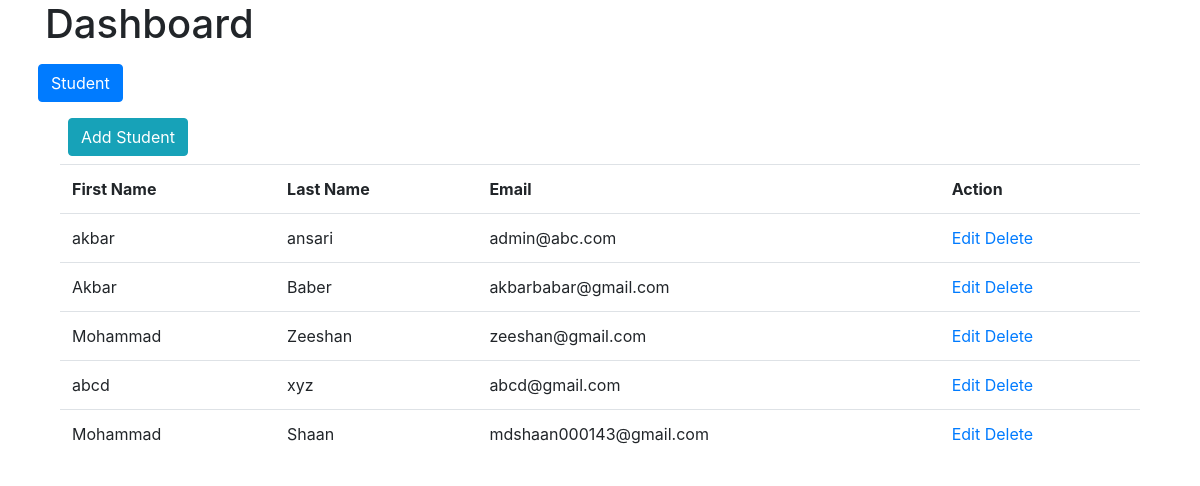
The page / on the database its author committed.
### tables this page shows
CREATE TABLE `students` (
  `id` int(5) NOT NULL,
  `fname` varchar(255) NOT NULL,
  `lname` varchar(255) NOT NULL,
  `email` varchar(255) NOT NULL,
  `password` varchar(50) NOT NULL
);

### class/DBController.php (called while the page is built, shortened)
<?php
class DBController{
	private $host = "localhost";
	private $user = "root";
	private $password = "";
	private $database = "test";
	private $conn;
	function __construct(){
		$this->conn = $this->connectDB();
	}
	function connectDB(){
		$conn = new mysqli($this->host,$this->user,$this->password,$this->database);
		return $conn;
	}
	function runBaseQuery($query) {
        $result = $this->conn->query($query);
        if ($result->num_rows > 0) {
            while($row = $result->fetch_assoc()) {
                $resultset[] = $row;
            }
        }
        return $resultset;
    }
}
?>

### class/Student.php (called while the page is built, shortened)
<?php
include_once "DBController.php";
class Student
{
	private $db_handle;
    function __construct() {
        $this->db_handle = new DBController();
    }
	function getAllStudent(){
		$sql = "SELECT * FROM students";
        $result = $this->db_handle->runBaseQuery($sql);
        return $result;
	}
}
?>

### web/student.php (the view)
<?php
require_once "web/header.php";
?>
<div class="container">
    <div class="m-2 ">
        <a class="btn btn-info" href="index.php?action=student-add">Add Student</a>
    </div>
    <table class="table">
        <tr>
            <th>First Name</th>
            <th>Last Name</th>
            <th>Email</th>
            <th>Action</th>
        </tr>
        <?php
            if(!empty($result)){
                foreach($result as $k=>$v){
                    ?>
                    <tr>
                        <td><?php echo $result[$k]['fname'];?></td>
                        <td><?php echo $result[$k]['lname'];?></td>
                        <td><?php echo $result[$k]['email'];?></td>
                        <td>
                            <a href="index.php?action=student-edit&id=<?php echo $result[$k]['id'];?>">Edit</a>
                            <a href="index.php?action=student-delete&id=<?php echo $result[$k]['id'];?>">Delete</a>
                        </td>
                    </tr>
                    <?php
                }
            }
        ?>
    </table>
</div>

### index.php (shortened to what this page needs)
<?php
require_once ("class/DBController.php");
require_once ("class/Student.php");
$db_handle = new DBController();
$action = "";
switch ($action) {
	default:
		$student = new Student();
		$result = $student->getAllStudent();
		require_once "web/student.php";
		break;
}
?>

### web/header.php (shortened to what this page needs)
<!DOCTYPE html>
<html>
<head>
	<link rel="stylesheet" type="text/css" href="https://cdn.jsdelivr.net/npm/bootstrap@4.5.3/dist/css/bootstrap.min.css">
</head>
<body>
<div class="container">
	<h1>Dashboard</h1>
	<div class="w-50">
        <div class="row">
            <a class="m-2 btn btn-primary" href="index.php">Student</a></li>
        </div>
    </div>

### rows shown on the page
students: fname "akbar", lname "ansari", email "admin@abc.com"
students: fname "Akbar", lname "Baber", email "akbarbabar@gmail.com"
students: fname "Mohammad", lname "Zeeshan", email "zeeshan@gmail.com"
students: fname "abcd", lname "xyz", email "abcd@gmail.com"
students: fname "Mohammad", lname "Shaan", email "mdshaan000143@gmail.com"
